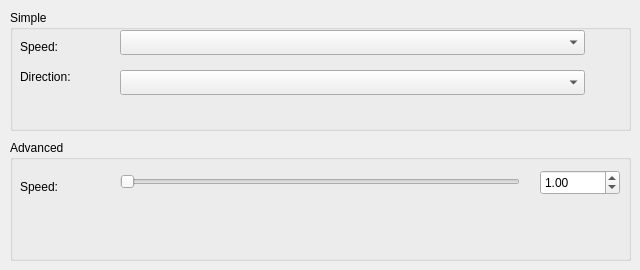
    <widget class="QWidget" name="tabspeed">
     <attribute name="title">
      <string>Speed</string>
     </attribute>
     <widget class="QGroupBox" name="groupBox">
      <property name="geometry">
       <rect>
        <x>10</x>
        <y>10</y>
        <width>621</width>
        <height>121</height>
       </rect>
      </property>
      <property name="title">
       <string>Simple</string>
      </property>
      <widget class="QLabel" name="label_9">
       <property name="geometry">
        <rect>
         <x>10</x>
         <y>30</y>
         <width>80</width>
         <height>15</height>
        </rect>
       </property>
       <property name="text">
        <string>&lt;html&gt;&lt;head/&gt;&lt;body&gt;&lt;p&gt;Speed:&lt;/p&gt;&lt;/body&gt;&lt;/html&gt;</string>
       </property>
      </widget>
      <widget class="QLabel" name="label_11">
       <property name="geometry">
        <rect>
         <x>10</x>
         <y>60</y>
         <width>80</width>
         <height>15</height>
        </rect>
       </property>
       <property name="text">
        <string>&lt;html&gt;&lt;head/&gt;&lt;body&gt;&lt;p&gt;Direction:&lt;/p&gt;&lt;/body&gt;&lt;/html&gt;</string>
       </property>
      </widget>
      <widget class="QComboBox" name="cmbspeed">
       <property name="geometry">
        <rect>
         <x>110</x>
         <y>20</y>
         <width>465</width>
         <height>25</height>
        </rect>
       </property>
      </widget>
      <widget class="QComboBox" name="cmbdirection">
       <property name="geometry">
        <rect>
         <x>110</x>
         <y>60</y>
         <width>465</width>
         <height>25</height>
        </rect>
       </property>
      </widget>
     </widget>
     <widget class="QGroupBox" name="groupBox_2">
      <property name="geometry">
       <rect>
        <x>10</x>
        <y>140</y>
        <width>621</width>
        <height>121</height>
       </rect>
      </property>
      <property name="title">
       <string>Advanced</string>
      </property>
      <widget class="QLabel" name="label_12">
       <property name="geometry">
        <rect>
         <x>10</x>
         <y>40</y>
         <width>80</width>
         <height>15</height>
        </rect>
       </property>
       <property name="text">
        <string>&lt;html&gt;&lt;head/&gt;&lt;body&gt;&lt;p&gt;Speed:&lt;/p&gt;&lt;/body&gt;&lt;/html&gt;</string>
       </property>
      </widget>
      <widget class="QSlider" name="sliderspeed">
       <property name="geometry">
        <rect>
         <x>110</x>
         <y>30</y>
         <width>400</width>
         <height>24</height>
        </rect>
       </property>
       <property name="orientation">
        <enum>Qt::Horizontal</enum>
       </property>
      </widget>
     </widget>
     <widget class="QDoubleSpinBox" name="spnspeed">
      <property name="geometry">
       <rect>
        <x>540</x>
        <y>170</y>
        <width>80</width>
        <height>25</height>
       </rect>
      </property>
      <property name="value">
       <double>1.000000000000000</double>
      </property>
     </widget>
    </widget>
